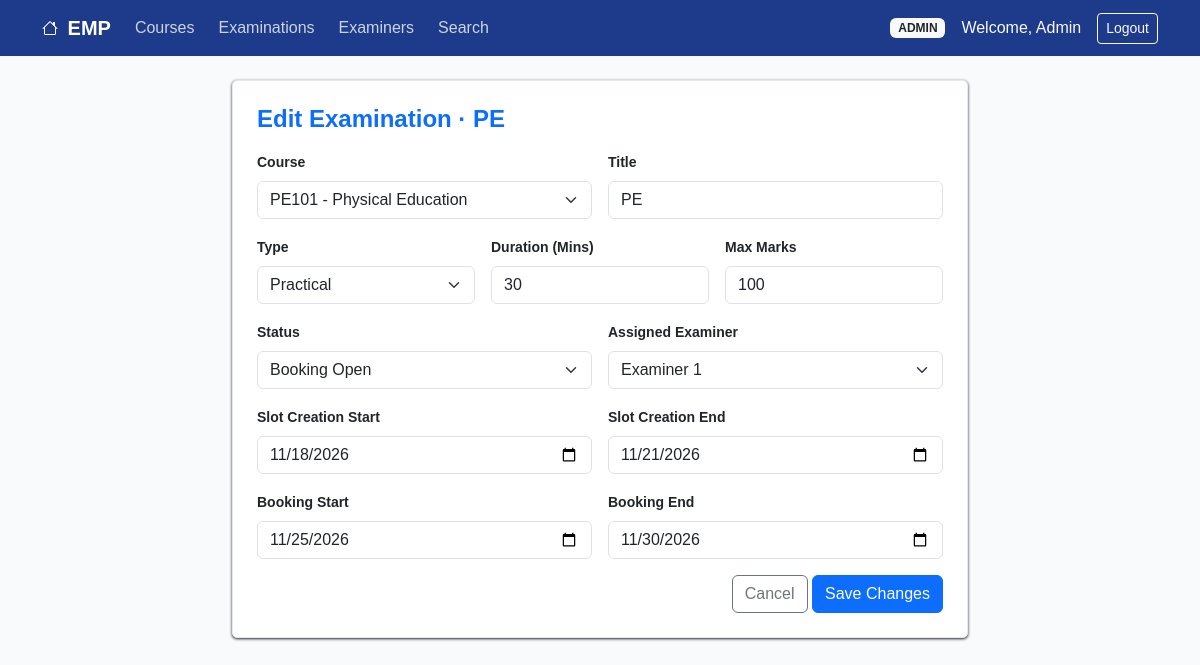
Page /admin/examination/edit/2 (signed in) on the committed database.
### models.py (models this page shows, shortened)
class User(UserMixin, db.Model):
    __tablename__ = 'users'
    id = db.Column(db.Integer, primary_key=True)
    username = db.Column(db.String(80), unique=True, nullable=False)
    email = db.Column(db.String(120), unique=True, nullable=False)
    password_hash = db.Column(db.String(255), nullable=False)
    full_name = db.Column(db.String(120), nullable=False)
    role = db.Column(db.String(20), nullable=False) #admin, examiner, student
    is_approved = db.Column(db.Boolean, default=False)
    is_active_user = db.Column(db.Boolean, default=True)
    created_at = db.Column(db.DateTime, default=datetime.utcnow)
    examiner_profile = db.relationship('ExaminerProfile', backref='user', uselist=False, cascade='all, delete-orphan')

class Examination(db.Model):
    __tablename__ = 'examinations'
    id = db.Column(db.Integer, primary_key=True)
    course_id = db.Column(db.Integer, db.ForeignKey('courses.id'), nullable=False)
    name = db.Column(db.String(150), nullable=False)
    exam_type = db.Column(db.String(50), nullable=False) #viva, practical, project demo
    duration = db.Column(db.Integer, nullable=False) #in minutes
    max_marks = db.Column(db.Integer, nullable=False)
    slot_creation_start = db.Column(db.Date, nullable=False)
    slot_creation_end = db.Column(db.Date, nullable=False)
    slot_booking_start = db.Column(db.Date, nullable=False)
    slot_booking_end = db.Column(db.Date, nullable=False)
    status = db.Column(db.String(30), default='Draft') #Draft, Slot Creation, Booking Open, Closes, Completed
    assigned_examiner_id = db.Column(db.Integer, db.ForeignKey('users.id'), nullable=True)
    rubrics = db.relationship('ExaminationRubric', backref='examination', cascade='all, delete-orphan', lazy=True)
    slots = db.relationship('ExaminationSlot', backref='examination', cascade='all, delete-orphan', lazy=True)

class Course(db.Model):
    __tablename__ = 'courses'
    id = db.Column(db.Integer, primary_key=True)
    code = db.Column(db.String(20), unique=True, nullable=False)
    name = db.Column(db.String(150), nullable=False)
    description = db.Column(db.Text)
    status = db.Column(db.String(20), default='Active')
    created_at = db.Column(db.DateTime, default=datetime.utcnow)
    examinations = db.relationship('Examination', backref='course', cascade='all, delete-orphan', lazy=True)

### routes.py (the view, shortened to what this page needs)
@main_bp.route('/admin/examination/edit/<int:exam_id>', methods=['POST', 'GET'])
@role_required('admin')
def admin_edit_examination(exam_id):
    exam = Examination.query.get_or_404(exam_id)
    courses = Course.query.filter_by(status='Active').all()
    examiners = User.query.filter_by(role='examiner', is_approved=True).all()
    return render_template('admin/edit_examinations.html', exam=exam, courses=courses, examiners=examiners)

### app.py (called while the page is built)
def create_app():
    app = Flask(__name__)
    app.config['SECRET_KEY'] = 'emp-project-secret-key'
    base_dir = os.path.abspath(os.path.dirname(__file__))
    os.makedirs(os.path.join(base_dir, 'instance'), exist_ok=True)
    app.config['SQLALCHEMY_DATABASE_URI'] = 'sqlite:///' + os.path.join(base_dir, 'instance', 'emp.db')
    app.config['SQLALCHEMY_TRACK_MODIFICATIONS'] = False
    db.init_app(app)
    login_manager = LoginManager()
    login_manager.login_view = 'main.login'
    login_manager.login_message = 'Please log in to access this page.'
    login_manager.login_message_category = 'warning'
    login_manager.init_app(app)
    @login_manager.user_loader
    def load_user(user_id):
        return User.query.get(int(user_id))
    from routes import main_bp
    app.register_blueprint(main_bp)
    return app

### routes.py (called while the page is built)
def role_required(*roles):
    def decorator(f):
        @wraps(f)
        def decorated_function(*args, **kwargs):
            if not current_user.is_authenticated:
                flash("Please log in first", "warning")
                return redirect(url_for('main.login'))
            if current_user.role not in roles:
                flash("Access Denied: You do not have permission to access this page.", "danger")
                return redirect(url_for('main.index'))
            if current_user.role == 'examiner' and not current_user.is_approved:
                flash("Your account is pending admin approval.", "warning")
                return redirect(url_for('main.pending_approval'))
            return f(*args, **kwargs)
        return decorated_function
    return decorator

### templates/admin/edit_examinations.html (shortened to what this page needs)
{% extends 'base.html' %}
{% block content %}
<div class="row justify-content-center my-4">
    <div class="col-lg-8">
        <div class="card p-4">
            <h4 class="fw-bold mb-3 text-primary">Edit Examination &middot; {{ exam.name }}</h4>
            <form action="{{ url_for('main.admin_edit_examination', exam_id=exam.id) }}" method="POST" class="row g-3">
                <div class="col-md-6">
                    <label class="form-label small fw-semibold">Course</label>
                    <select class="form-select" name="course_id" required>
                        {% for c in courses %}
                            <option value="{{ c.id }}" {% if c.id == exam.course_id %}selected{% endif %}>{{ c.code }} - {{ c.name }}</option>
                        {% endfor %}
                    </select>
                </div>
                <div class="col-md-6">
                    <label class="form-label small fw-semibold">Title</label>
                    <input type="text" class="form-control" name="name" value="{{ exam.name }}" required>
                </div>
                <div class="col-md-4">
                    <label class="form-label small fw-semibold">Type</label>
                    <select class="form-select" name="exam_type">
                        <option value="Practical" {% if exam.exam_type == 'Practical' %}selected{% endif %}>Practical</option>
                    </select>
                </div>
                <div class="col-md-4">
                    <label class="form-label small fw-semibold">Duration (Mins)</label>
                    <input type="number" class="form-control" name="duration" value="{{ exam.duration }}" required>
                </div>
                <div class="col-md-4">
                    <label class="form-label small fw-semibold">Max Marks</label>
                    <input type="number" class="form-control" name="max_marks" value="{{ exam.max_marks }}" required>
                </div>
                <div class="col-md-6">
                    <label class="form-label small fw-semibold">Status</label>
                    <select class="form-select" name="status">
                        <option value="Booking Open" {% if exam.status == 'Booking Open' %}selected{% endif %}>Booking Open</option>
                    </select>
                </div>
                <div class="col-md-6">
                    <label class="form-label small fw-semibold">Assigned Examiner</label>
                    <select class="form-select" name="assigned_examiner_id">
                        {% for ex in examiners %}
                            <option value="{{ ex.id }}" {% if ex.id == exam.assigned_examiner_id %}selected{% endif %}>{{ ex.full_name }}</option>
                        {% endfor %}
                    </select>
                </div>
                <div class="col-md-6">
                    <label class="form-label small fw-semibold">Slot Creation Start</label>
                    <input type="date" class="form-control" name="slot_creation_start" value="{{ exam.slot_creation_start }}" required>
                </div>
                <div class="col-md-6">
                    <label class="form-label small fw-semibold">Slot Creation End</label>
                    <input type="date" class="form-control" name="slot_creation_end" value="{{ exam.slot_creation_end }}" required>
                </div>
                <div class="col-md-6">
                    <label class="form-label small fw-semibold">Booking Start</label>
                    <input type="date" class="form-control" name="slot_booking_start" value="{{ exam.slot_booking_start }}" required>
                </div>
                <div class="col-md-6">
                    <label class="form-label small fw-semibold">Booking End</label>
                    <input type="date" class="form-control" name="slot_booking_end" value="{{ exam.slot_booking_end }}" required>
                </div>
                <div class="col-12 text-end">
                    <a href="{{ url_for('main.admin_examinations') }}" class="btn btn-outline-secondary">Cancel</a>
                    <button type="submit" class="btn btn-primary">Save Changes</button>
                </div>
            </form>
        </div>
    </div>
</div>
{% endblock %}

### templates/base.html (shortened to what this page needs)
<!DOCTYPE html>
<html lang="en">
<head>
    <link href="https://cdn.jsdelivr.net/npm/bootstrap@5.3.0/dist/css/bootstrap.min.css" rel="stylesheet">
</head>
<body>
    <nav class="navbar navbar-expand-lg navbar-dark navbar-custom">
        <div class="container">
            <a class="navbar-brand fw-bold" href="{% if current_user.is_authenticated %}{% if current_user.role == 'admin' %}{{ url_for('main.admin_dashboard') }}{% elif current_user.role == 'examiner' %}{{ url_for('main.examiner_dashboard') }}{% else %}{{ url_for('main.student_dashboard') }}{% endif %}{% else %}{{ url_for('main.index') }}{% endif %}">   EMP</a>
            <div class="collapse navbar-collapse" id="navbarNav">
                <ul class="navbar-nav me-auto mb-2 mb-lg-0 gap-2">
                    {% if current_user.is_authenticated and current_user.role == 'admin' %}
                    <li class="nav-item">
                        <a class="nav-link" href="{{ url_for('main.admin_courses') }}">Courses</a>
                    </li>
                    <li class="nav-item">
                        <a class="nav-link" href="{{ url_for('main.admin_examinations') }}">Examinations</a>
                    </li>
                    <li class="nav-item">
                        <a class="nav-link" href="{{ url_for('main.admin_examiners') }}">Examiners</a>
                    </li>
                    <li class="nav-item">
                        <a class="nav-link" href="{{ url_for('main.admin_search') }}">Search</a>
                    </li>
                    {% endif %}
                </ul>
            </div>
            <div class="ms-auto d-flex align-items-center">
                {% if current_user.is_authenticated %}
                    <span class="badge bg-light text-dark text-uppercase me-3">{{ current_user.role }}</span>
                    <span class="text-light me-3">Welcome, {{ current_user.full_name }}</span>
                    <a href="{{ url_for('main.logout') }}" class="btn btn-outline-light btn-sm">Logout</a>
                {% else %}
                    <a href="{{ url_for('main.login') }}" class="btn btn-outline-light btn-sm me-2">Login</a>
                    <a href="{{ url_for('main.register') }}" class="btn btn-light btn-sm text-primary fw-bold">Register</a>
                {% endif %}
            </div>
        </div>
    </nav>
    <main class="container my-4">
        {% block content %}{% endblock %}
    </main>
</body>
</html>

### templates/base.html (style rules this page uses)
body { background-color: #f8fafc; font-family: Arial, sans-serif; }
.navbar-custom { background-color: #1e3a8a; }
.navbar-brand { font-weight: bold; color: white !important; }
.nav-link { color: #cbd5e1 !important; }
.card { border: 1px solid #e2e8f0; border-radius: 5px; box-shadow: 0 1px 3px }

### rows in the picture
User: role "ADMIN", full_name "Admin"
Examination: name "PE", course_id "PE101 - Physical Education", exam_type "Practical", duration "30", max_marks "100", status "Booking Open", assigned_examiner_id "Examiner 1", slot_creation_start "11/18/2026", slot_creation_end "11/21/2026", slot_booking_start "11/25/2026", slot_booking_end "11/30/2026"
